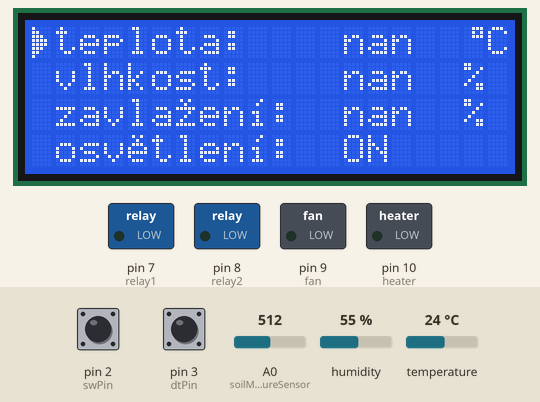
Bench run of a sketch on a simulated Arduino Uno, built with avr-gcc and run on an emulated ATmega328P. Parts: 20×4 character LCD, switched loads named in the sketch (green lamp = pin HIGH). The test bench sets the inputs (shaded band); at power-on: pin 2 (swPin) HIGH, A0 (soilMoistureSensor) = 512, pin 3 (dtPin) HIGH, humidity 55 %, temperature 24 °C. The local clock reads 2024-03-15 10:24:30 at power-on unless the sketch sets it; what the sketch prints to the serial monitor is not drawn.

Above: at 1.3 s.
1.4 s: pin 2 (swPin) pulled LOW for 3 s
At 1.9 s:
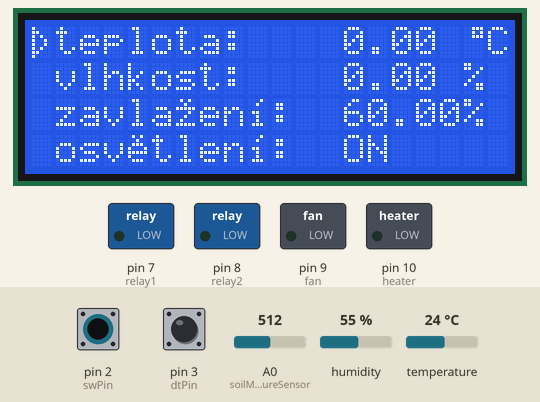
8.8 s: A0 (soilMoistureSensor) set to 1004
At 11.2 s:
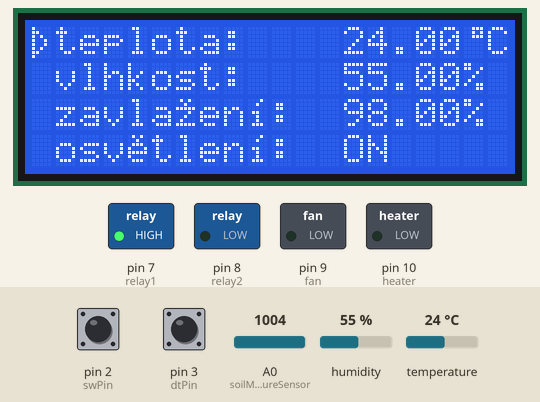
16.2 s: A0 (soilMoistureSensor) set to 1023
At 21.2 s:
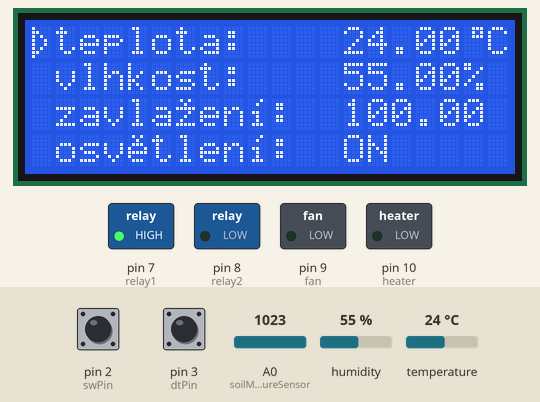
23.6 s: pin 2 (swPin) pulled LOW for 3 s
At 24.3 s:
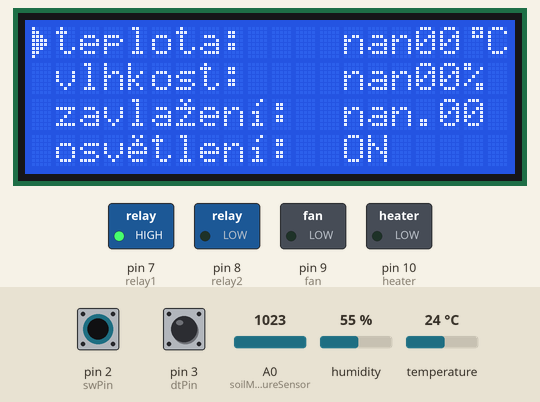
31.0 s: pin 2 (swPin) pulled LOW for 3 s
At 31.6 s:
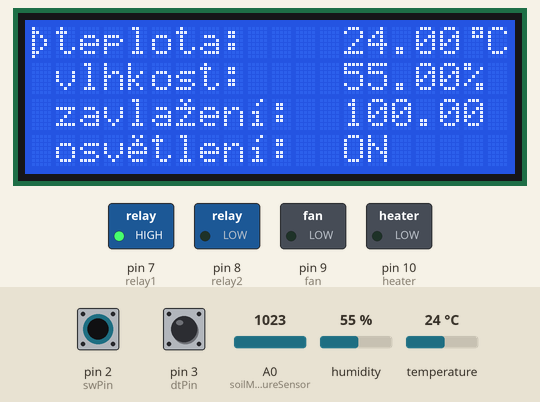
38.4 s: pin 2 (swPin) pulled LOW for 3 s
At 39.0 s:
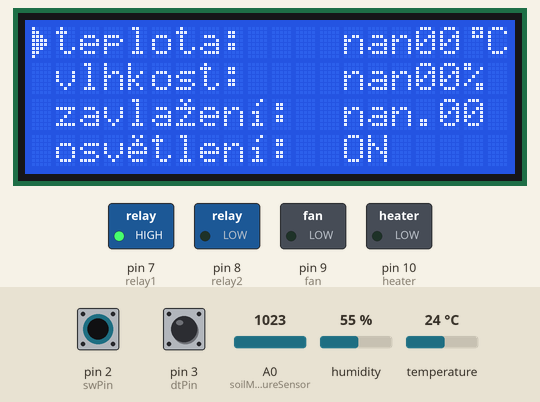
Timing chart, 0 to 41.4 s (numbered marks = the images above; inputs shaded):
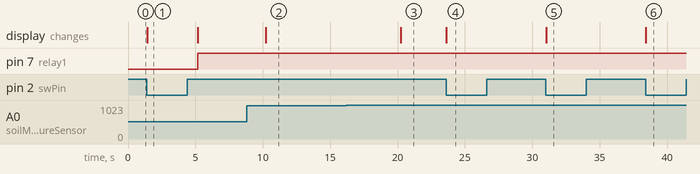

Measured:
- the behaviour switches between 1022 and 1023 on A0 (soilMoistureSensor) (found by bisection; images 2 and 3)
- after the input at 1.4 s, the display: first changes at once (image 1 shows a later state)
- after the input at 8.8 s, the display: changes after 1.4 s (image 2)
- after the input at 16.2 s, the display: changes after 4.0 s (image 3)
- after the input at 23.6 s, the display: changes at once (image 4)
- after the input at 31.0 s, the display: first changes at once (image 5 shows a later state)
- after the input at 38.4 s, the display: first changes at once (image 6 shows a later state)

The sketch:

baseline_code.ino
```cpp
//pridani nastaveni casu manualne pomoci enkoderu?

#include <Wire.h> //I2C
#include <LiquidCrystal_I2C.h>  //od YWROBOT
#include "DHT.h"    // knihovna na mereni z DHT11
#include <EEPROM.h>   // pro zapis do interni EEPROM
#include <virtuabotixRTC.h> //RTC modul DS1302

LiquidCrystal_I2C lcd(0x27,20,4);   // LCD2004, 0x27 adresa v hex, 20 - pocet sloupcu, 4 pocet radku

#if defined(ARDUINO) && ARDUINO >= 100      // čast pro knihovnu na tvoreni custom znaku
#define printByte(args)  write(args);
#else
#define printByte(args)  print(args,BYTE);
#endif

//DS1302 setup
virtuabotixRTC RTC(15, 16, 17); //A1-A3

uint8_t degree[8]  = {0x07, 0x05, 0x07, 0x00, 0x00, 0x00, 0x00, 0x00};                    // custom znak
uint8_t pointerSettingValue[8]  = {0x10, 0x18, 0x1c, 0x1e, 0x1e, 0x1c, 0x18, 0x10};      // custom znak
uint8_t pointerNotSettingValue[8]  = {0x10, 0x18, 0x14, 0x12, 0x12, 0x14, 0x18, 0x10};   // custom znak
uint8_t z_s_hackem[8] = { 0x0A, 0x04, 0x1F, 0x02, 0x04, 0x08, 0x1F, 0x00};
uint8_t i_s_hackem[8] = { 0x02, 0x04, 0x00, 0x0C, 0x04, 0x04, 0x0E, 0x00 };
uint8_t e_s_hackem[8] = { 0x0A, 0x04, 0x0E, 0x11, 0x1F, 0x10, 0x0E, 0x00 };

#define soilMoistureSensor A0
// Rotary encoder
#define swPin 2   // SW pin
#define dtPin 3   // DT pin
#define clkPin 4  // CLK pin
#define dhtPin 5    // DHT11 na pinu 9
#define timeAdjustButton 6   //tlacitko na serizeni casu
#define relay1 7    // Grow LED's
#define relay2 8    // Čerpadlo
#define fan 9    // vetraky pro vetrani
#define heater 10    // topny teleso

//DHT 11 setup
#define DHTTYPE DHT11
DHT dht(dhtPin, DHTTYPE);

bool casZalevani;       //zda se muze zalevat
bool casSviceni;       // Zda se ma svitit

bool timeAdjust = false; //serizeni casu ano/ne

// Global variable to store encoder data
volatile int menuValue = 0;           //menuValue = 0 - temperature, menuValue = 1 - humidity, menuValue = 2 - soil moisture, menuValue = 3 - Grow LED's
volatile bool settingValue = true;    //tohle toggluje ten button mezi T/F

volatile int lastCLKState = 0;      // Previous states of pins

volatile float temperatureSet = 20;   // Promenna na nastavenou hodnotu
volatile float humiditySet = 20;      // Promenna na nastavenou hodnotu
volatile float soilMoistureSet = 20;  // Promenna na nastavenou hodnotu
volatile bool growLedSet = true;     // Promenna na nastavenou hodnotu

float temperatureMeasured;        // Promenna na zmerenou hodnotu
float humidityMeasured;           // Promenna na zmerenou hodnotu
float soilMoistureMeasured = 60;  // Promenna na zmerenou hodnotu - tady je 60, protoze senzor na vlhkost pudy jsem jeste nezapojil

int lastCursorPosition = 0;     // aby vedel, kde byl cursor naposled

unsigned long previousMillis = 0; // Stores the last time the measure, time and eeprom was performed
const long interval = 5000; // Interval at which to perform the measure, time and eeprom
unsigned long currentMillis;

const int debounceDelay = 500; // Debounce delay in milliseconds
volatile unsigned long lastDebounceTime = 0; // Last time the button was pressed

const int temperatureSetAddress = 0;    //adresa v EEPROM
const int humiditySetAddress = 4;       //adresa v EEPROM
const int soilMoistureSetAddress = 8;   //adresa v EEPROM
const int growLedSetAddress = 12;       //adresa v EEPROM

// Function to set the value within a specific range using constrain()
void constrainValues() {
  temperatureSet = constrain(temperatureSet, 15, 40); // Constrain value between 15 and 40
  humiditySet = constrain(humiditySet, 15, 80); // Constrain value between 15 and 80
  soilMoistureSet = constrain(soilMoistureSet, 5, 75); // Constrain value between 5 and 75
}

void setup(){
  //EEPROM.put(temperatureSetAddress, temperatureSet);       //jen kdyz se nahrava na arduino, kde neni nic v EEPROMCE
  //EEPROM.put(humiditySetAddress, humiditySet);
  //EEPROM.put(soilMoistureSetAddress, soilMoistureSet);
  //EEPROM.put(growLedSetAddress, growLedSet);

  // Initialize global variables with values from EEPROM
  EEPROM.get(temperatureSetAddress, temperatureSet);
  EEPROM.get(humiditySetAddress, humiditySet);
  EEPROM.get(soilMoistureSetAddress, soilMoistureSet);
  EEPROM.get(growLedSetAddress, growLedSet);

  Serial.begin(9600);

  lcd.init();                 // initializace lcd
  lcd.backlight();            // zapnuti podsviceni

  lcd.createChar(0, degree);                      // vytvoreni znaku stupne
  lcd.createChar(1, pointerSettingValue);        // vytvoreni znaku plne sipky
  lcd.createChar(2, pointerNotSettingValue);     // vytvoreni znaku prazdne sipky
  lcd.createChar(3, z_s_hackem);                  //vytvoreni znaku ž
  lcd.createChar(4, i_s_hackem);                  //vytvoreni znaku í
  lcd.createChar(5, e_s_hackem);                  //vytvoreni znaku ě


  dht.begin();                  //start DHT11
  pinMode(dhtPin,INPUT);

  // Set the current date, and time in the following format:
  // seconds, minutes, hours, day of the week, day of the month, month, year
  //myRTC.setDS1302Time(00, 25, 8, 6, 3, 5, 2025);

  LCD_menu();       // hned ze zacatku zobrazi menu

  pinMode(clkPin, INPUT);         //nastaveni pinů
  pinMode(dtPin, INPUT);
  pinMode(swPin, INPUT_PULLUP);

  pinMode(timeAdjustButton,INPUT_PULLUP);

  pinMode(fan,OUTPUT);
  pinMode(heater,OUTPUT);
  pinMode(relay1,OUTPUT);
  pinMode(relay2,OUTPUT);

  TCCR1B = (TCCR1B & 0b11111000) | 0x01; // Nastavení prescaleru na 1 (maximální frekvence)

  attachInterrupt(digitalPinToInterrupt(dtPin), readEncoder, CHANGE);       //definovani interruptů
  attachInterrupt(digitalPinToInterrupt(swPin), readButton, FALLING);
}


void loop(){
  if (settingValue) {
    constrainValues();    //aby uzivatel nenastavil nejakou hloupost - napr. vlhkost vzduchu 800%
    LCD_set();            //zobrazi na LCD nastavene hodnoty
  } else {
    LCD_measure();        //zobrazi na LCD zmerene hodnoty
  }
  cursor();               //aktualizovani cursoru

  currentMillis = millis();                             //millis() - kazdych 5s se zmeri hodnoty, zjisti cas a probehne zapis nastavenych hodnot do EEPROM (pokud se zmenily)
  if (currentMillis - previousMillis >= interval) {
    previousMillis = currentMillis;
    measure();
    saveToEEPROM();
    time();
  }
  if(temperatureMeasured<temperatureSet){
    analogWrite(heater,250);
  }

  //TAHLE CELA CAST JE JENOM DEMO KDE JSEM TESTOVAL, ZDA ZATIM VSE FUNGUJE JAK MA (ve finale tam budou nejspis podminky s millis())
  if (humidityMeasured < humiditySet) {
    digitalWrite(fan,HIGH);
  } else {
  }
  if (temperatureMeasured < temperatureSet) {
    digitalWrite(heater,HIGH);
  }
  if (growLedSet && casSviceni) {
    digitalWrite(relay1,HIGH);
  }
  if(!growLedSet || !casSviceni) {
    digitalWrite(relay1,LOW);
  }
  if (soilMoistureMeasured < soilMoistureSet && casZalevani) {
    digitalWrite(relay2,HIGH);
  }
}

//zobrazi zakladni text na lcd
void LCD_menu() {
  lcd.setCursor(1,0);               //menu
  lcd.print("teplota:          C");
  lcd.setCursor(1,1);
  lcd.print("vlhkost:         %");
  lcd.setCursor(1,2);
  lcd.print("zavla en :       %");
  lcd.setCursor(6,2);
  lcd.printByte(3);
  lcd.setCursor(9,2);
  lcd.printByte(4);
  lcd.setCursor(1,3);
  lcd.print("osv tlen :");
  lcd.setCursor(9,3);
  lcd.printByte(4);
  lcd.setCursor(4,3);
  lcd.printByte(5);
  lcd.setCursor(18,0);
  lcd.printByte(0);
}

//zobrazi nastavene hodnoty
void LCD_set() {
  lcd.setCursor(13,0);
  lcd.print(temperatureSet);
  lcd.setCursor(13,1);
  lcd.print(humiditySet);
  lcd.setCursor(13,2);
  lcd.print(soilMoistureSet);
  lcd.setCursor(13,3);
  if (growLedSet) {
  lcd.print("ON ");
  } else {
  lcd.print("OFF");
  }
}

//zobrazi zmerene hodnoty
void LCD_measure() {
  lcd.setCursor(13,0);
  lcd.print(temperatureMeasured);
  lcd.setCursor(13,1);
  lcd.print(humidityMeasured);
  lcd.setCursor(13,2);
  lcd.print(soilMoistureMeasured);
  lcd.setCursor(13,3);
  if (growLedSet) {
  lcd.print("ON ");
  } else {
  lcd.print("OFF");
  }
}

// Encoder interrupt service routine
void readEncoder() {
  detachInterrupt(digitalPinToInterrupt(dtPin));
  int clkState = digitalRead(clkPin);       //precteni a ulozeni urovne clk pinu
  int dtState = digitalRead(dtPin);         //precteni a ulozeni urovne dt pinu
  if(!settingValue) {                       //kdyz se nenastavuje hodnota, tak se jen posouva sipkou mezi 4 radky a vybira se parametr na nastavovani
    if (clkState != lastCLKState && clkState == LOW) {
      if (dtState != clkState) {
        menuValue++;
        if(menuValue > 3) {       // menuValue = 0 - temperature
          menuValue = 0;          // menuValue = 1 - humidity
        }                         // menuValue = 2 - soil moisture
      } else {                    // menuValue = 3 - Grow LED's
        menuValue--;
        if (menuValue < 0) {      //lcd ma jenom 4 radky
          menuValue = 3;
        }
      }
    }
  }
  if(settingValue) {                                       //kdyz nastavujeme hodnotu parametru, otaceni po smeru hod. rucicek +0,5 ; otaceni proti smeru hod. rucicek -0,5
    if (clkState != lastCLKState && clkState == LOW) {
      if (dtState != clkState) {
        switch (menuValue+1) {    //menuValue+1 protoze nejde case 0
          case 1:
            temperatureSet = temperatureSet + 0.5;    //v podstate jen meni nastavenou hodnotu o 0,5
            break;
          case 2:
            humiditySet = humiditySet + 1;
            break;
          case 3:
            soilMoistureSet = soilMoistureSet + 1;
            break;
          case 4:
            growLedSet = true;
            break;
        }
      } else {
        switch (menuValue+1) {
          case 1:
            temperatureSet = temperatureSet - 0.5;
            break;
          case 2:
            humiditySet = humiditySet - 1;
            break;
          case 3:
            soilMoistureSet = soilMoistureSet - 1;
            break;
          case 4:
            growLedSet = false;
            break;
        }
      }
    }
  }
  lastCLKState = clkState;    //ulozeni posledni urovne clock
  attachInterrupt(digitalPinToInterrupt(dtPin), readEncoder, CHANGE);
}

// Button interrupt service routine (tlacitko v encoderu)
void readButton() {
  currentMillis = millis();                                              // debounce tlacitka (to tlacitko v encoderu je dost pomaly)
  if (currentMillis - lastDebounceTime > debounceDelay) {
    detachInterrupt(digitalPinToInterrupt(swPin));                       // vypnuti interruptu dokud neprobehne cela funkce
    Serial.print("Rotary encoder button pressed! ");
    settingValue = !settingValue;                                        //prepinani mezi nastavovanim hodnoty a vybiranim parametru
    Serial.print("settingValue je: ");
    Serial.println(settingValue);
    lastDebounceTime = currentMillis;                                    // promenna na porovnavani s millis()
  }
  attachInterrupt(digitalPinToInterrupt(swPin), readButton, FALLING);    //zase aktivovat interrupt
}

void cursor(){
  if(lastCursorPosition != menuValue){      //vymazani predchoziho cursoru
    lcd.setCursor(0,lastCursorPosition);
    lcd.print(" ");
  }
  lastCursorPosition = menuValue;
  lcd.setCursor(0,menuValue);               //napsani cursoru, zalezi zda bude "duta" sipka nebo "plna" sipka podle toho zda nastavujeme hodnotu nebo vybirame parametr
  if(settingValue){
    lcd.write(1);
  } else {
  lcd.write(2);
  }
}

void measure(){
  temperatureMeasured = dht.readTemperature();    //zsikani teploty z DHT11
  humidityMeasured = dht.readHumidity();          //ziskani vlhkosti z DHT11
  soilMoistureMeasured = map(analogRead(soilMoistureSensor),0,1023,0,100); //analog signal to %
  //jeste mereni vlhkosti pudy
  Serial.print("Teplota z DHT11:  ");     //test
  Serial.print(temperatureMeasured);
  Serial.print(" a vlhkost:  ");
  Serial.println(humidityMeasured);
}

// ukladani promennych do EEPROM
void saveToEEPROM() {
  float eepromTemperatureSet;
  float eepromHumiditySet;
  float eepromSoilMoistureSet;
  bool eepromGrowLedSet;

  // precteni ulozenych hodnot v EEPROM
  EEPROM.get(temperatureSetAddress, eepromTemperatureSet);  // .get() zvlada narozdil od .read() i float a bool atd.
  EEPROM.get(humiditySetAddress, eepromHumiditySet);
  EEPROM.get(soilMoistureSetAddress, eepromSoilMoistureSet);
  EEPROM.get(growLedSetAddress, eepromGrowLedSet);

  // ulozi do EEPROM hodnoty jen kdyz se zmeni, jinak by se to porad prepisovalo a EEPROMka ma omezeny pocet zapisu
  if (eepromTemperatureSet != temperatureSet) {
    EEPROM.put(temperatureSetAddress, temperatureSet);          // .put() zvlada narozdil od .write() i float a bool atd.
    Serial.println("Probehlo prepsani temp do EEPROM!") ;       //zas jenom test jestli se prepisuji spravne veci
    }
  if (eepromHumiditySet != humiditySet) {
    EEPROM.put(humiditySetAddress, humiditySet);
    Serial.println("Probehlo prepsani hum do EEPROM!") ;
  }
  if (eepromSoilMoistureSet != soilMoistureSet) {
    EEPROM.put(soilMoistureSetAddress, soilMoistureSet);
    Serial.println("Probehlo prepsani soilm do EEPROM!") ;
  }
  if (eepromGrowLedSet != growLedSet) {
    EEPROM.put(growLedSetAddress, growLedSet);
    Serial.println("Probehlo prepsani growLED do EEPROM!") ;
  }
}

//RTC modul DS1302
void time() {
  RTC.updateTime();             //nacteni casu z RTC
  int hour = RTC.hours;         //ulozeni hoidny

  if ((hour >= 6 && hour <= 9) || (hour >= 15 && hour <= 17)) {       //&& ma prednost pred ||, proto to musi byt v navic zavorkach
    casZalevani = true;                                               // napr neni dobre zalevat rostliny v noci/poledne
    Serial.println("casZalevani je true!");
  } else {
    casZalevani = false;
    Serial.println("casZalevani je false!");
  }

  if(hour >= 6 && hour <= 19) {
    casSviceni = true;                                        //zapnuti sviceni
    lcd.backlight();                                          //zapnuti podsviceni lcd
    Serial.println("casSviceni je true!");
  } else {
    casSviceni = false;                                       //at to v noci nikoho neprudí svícením nebo tak neco a rostliny potrebujou taky tmu
    lcd.noBacklight();                                        //vypnuti podsviceni lcd
    Serial.println("casSviceni je false!");
  }
}
```
